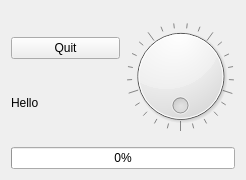
<?xml version="1.0" encoding="UTF-8"?>
<ui version="4.0">
 <class>MyWidget</class>
 <widget class="QWidget" name="MyWidget">
  <property name="geometry">
   <rect>
    <x>0</x>
    <y>0</y>
    <width>246</width>
    <height>180</height>
   </rect>
  </property>
  <property name="windowTitle">
   <string>MyWidget</string>
  </property>
  <layout class="QVBoxLayout" name="verticalLayout_5">
   <item>
    <layout class="QVBoxLayout" name="verticalLayout_3">
     <item>
      <layout class="QHBoxLayout" name="horizontalLayout">
       <item>
        <layout class="QVBoxLayout" name="verticalLayout" stretch="1,1,1,1,1">
         <item>
          <spacer name="verticalSpacer">
           <property name="orientation">
            <enum>Qt::Orientation::Vertical</enum>
           </property>
           <property name="sizeHint" stdset="0">
            <size>
             <width>20</width>
             <height>40</height>
            </size>
           </property>
          </spacer>
         </item>
         <item>
          <widget class="QPushButton" name="pushButton">
           <property name="text">
            <string>Quit</string>
           </property>
          </widget>
         </item>
         <item>
          <spacer name="verticalSpacer_3">
           <property name="orientation">
            <enum>Qt::Orientation::Vertical</enum>
           </property>
           <property name="sizeHint" stdset="0">
            <size>
             <width>20</width>
             <height>40</height>
            </size>
           </property>
          </spacer>
         </item>
         <item>
          <widget class="QLabel" name="label">
           <property name="text">
            <string>Hello</string>
           </property>
          </widget>
         </item>
         <item>
          <spacer name="verticalSpacer_2">
           <property name="orientation">
            <enum>Qt::Orientation::Vertical</enum>
           </property>
           <property name="sizeHint" stdset="0">
            <size>
             <width>20</width>
             <height>40</height>
            </size>
           </property>
          </spacer>
         </item>
        </layout>
       </item>
       <item>
        <layout class="QVBoxLayout" name="verticalLayout_2">
         <item>
          <widget class="QDial" name="dial">
           <property name="maximum">
            <number>100</number>
           </property>
           <property name="wrapping">
            <bool>true</bool>
           </property>
           <property name="notchesVisible">
            <bool>true</bool>
           </property>
          </widget>
         </item>
        </layout>
       </item>
      </layout>
     </item>
     <item>
      <layout class="QVBoxLayout" name="verticalLayout_4">
       <item>
        <widget class="QProgressBar" name="progressBar">
         <property name="value">
          <number>0</number>
         </property>
         <property name="alignment">
          <set>Qt::AlignmentFlag::AlignCenter</set>
         </property>
         <property name="textVisible">
          <bool>true</bool>
         </property>
         <property name="format">
          <string>%p%</string>
         </property>
        </widget>
       </item>
      </layout>
     </item>
    </layout>
   </item>
  </layout>
 </widget>
 <resources/>
 <connections>
  <connection>
   <sender>dial</sender>
   <signal>valueChanged(int)</signal>
   <receiver>progressBar</receiver>
   <slot>setValue(int)</slot>
   <hints>
    <hint type="sourcelabel">
     <x>136</x>
     <y>51</y>
    </hint>
    <hint type="destinationlabel">
     <x>132</x>
     <y>167</y>
    </hint>
   </hints>
  </connection>
 </connections>
</ui>
